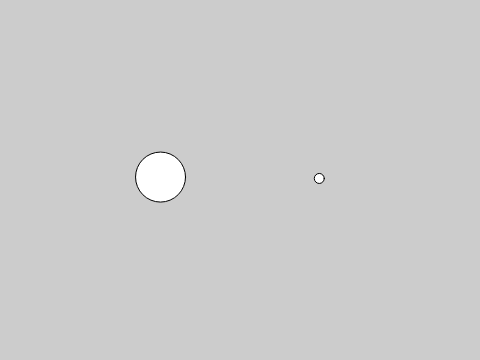
Frame 1 (no input)
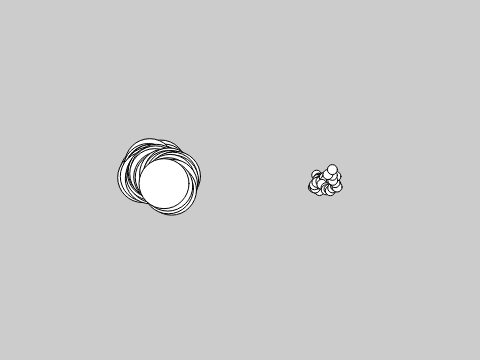
Frame 60 (no input)
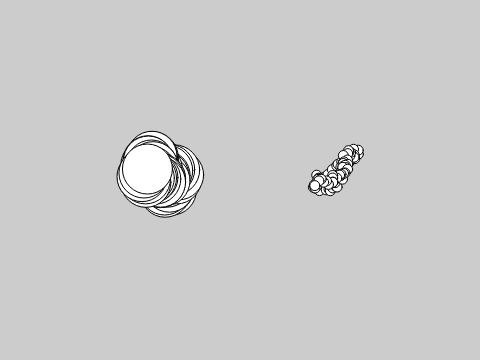
Frame 120 (the mouse pressed at the canvas centre since frame 60)

The p5.js sketch that drew these frames (run headless with seeded random() and noise() and a simulated clock; from frame 60 on, the mouse is pressed at the canvas centre):

// p5.js sketch
// ── sketch.js
let bug;
let jit;

function setup() {
  createCanvas(480, 360);
  background(204);
  // Create object and pass in parameters
  bug = new JitterBug(width * 0.33, height/2, 50);
  jit = new JitterBug(width * 0.66, height/2, 10);
}

function draw() {
  bug.move();
  bug.display();
  jit.move();
  jit.display();
}

class JitterBug {
  constructor(tempX, tempY, tempDiameter){
    this.x = tempX;
    this.y = tempY;
    this.diameter = tempDiameter;
    this.speed = 5;
  }
  move(){
    this.x += random(-this.speed, this.speed);
    this.y += random(-this.speed, this.speed);
  }

  display(){
    ellipse(this.x, this.y, this.diameter, this.diameter);
  }
}
